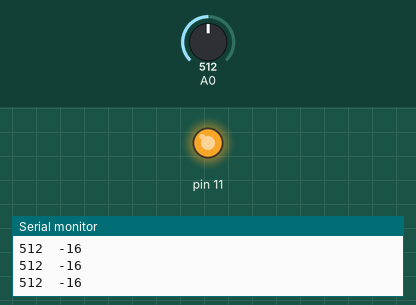
A sketch run on a simulated Arduino Uno, built with avr-gcc and run on an emulated ATmega328P. On the bench: output pins drawn as LEDs (lit = HIGH), the last lines printed to the serial monitor. Inputs (shaded band) come from the test bench; at power-on: A0 = 512.

Above: at 1.2 s.
1.3 s: A0 set to 520
At 1.7 s:
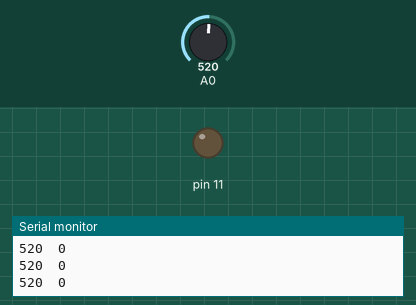
2.8 s: A0 set to 716
At 4.0 s:
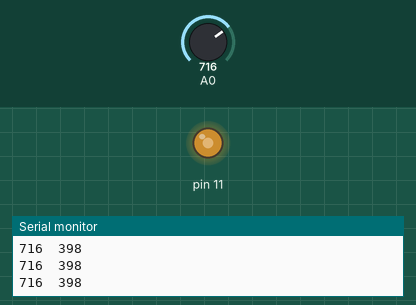
4.3 s: A0 set to 900
At 5.1 s:
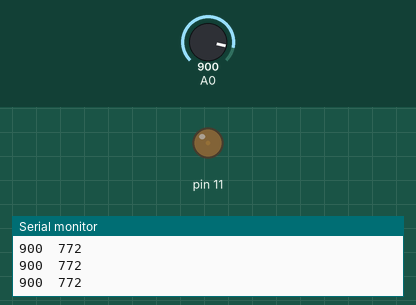
5.8 s: A0 set to 306
At 6.5 s:
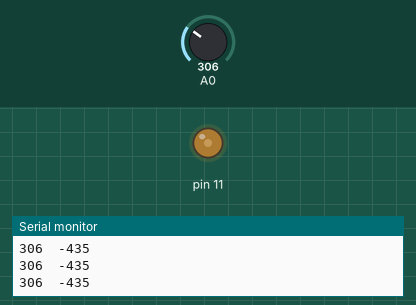
Timing chart, 0 to 8.3 s (numbered marks = the images above; inputs shaded):
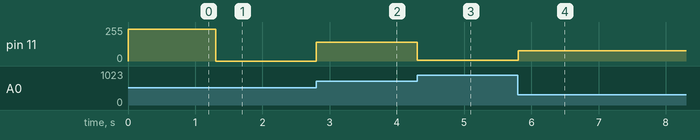

The sketch:

Medicion_pila.ino
```cpp
void setup() {
  // put your setup code here, to run once:
  Serial.begin(9600);
  pinMode(11,OUTPUT);
}

void loop() {
  // put your main code here, to run repeatedly:
  medirVoltajePila();
}
void medirVoltajePila(){
  int pila = analogRead(A0);
  int pilaM = map(pila,520,1023,0,1023);
  analogWrite(11,pilaM);
  Serial.print(pila);
  Serial.print("\t");
  Serial.print(pilaM);
  Serial.print("\n");
}
```

Measured:
- the behaviour switches between 519 and 520 on A0 (found by bisection; images 0 and 1)
- after the input at 1.3 s, pin 11: 240/255 → 0/255 at once
- after the input at 2.8 s, pin 11: 0/255 → 142/255 at once
- after the input at 4.3 s, pin 11: 142/255 → 4/255 at once
- after the input at 5.8 s, pin 11: 4/255 → 77/255 at once
